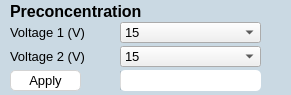
     <widget class="QFrame" name="frame">
      <property name="geometry">
       <rect>
        <x>5</x>
        <y>43</y>
        <width>291</width>
        <height>95</height>
       </rect>
      </property>
      <property name="autoFillBackground">
       <bool>false</bool>
      </property>
      <property name="styleSheet">
       <string notr="true">QFrame {
    background-color: #cad9e3;
    border-radius: 10px;
    border: none;
}</string>
      </property>
      <property name="frameShape">
       <enum>QFrame::Shape::Box</enum>
      </property>
      <property name="frameShadow">
       <enum>QFrame::Shadow::Raised</enum>
      </property>
      <widget class="QLabel" name="label_3">
       <property name="geometry">
        <rect>
         <x>10</x>
         <y>1</y>
         <width>141</width>
         <height>20</height>
        </rect>
       </property>
       <property name="font">
        <font>
         <pointsize>12</pointsize>
         <bold>true</bold>
        </font>
       </property>
       <property name="text">
        <string>Preconcentration</string>
       </property>
      </widget>
      <widget class="QComboBox" name="box_value_vol1">
       <property name="geometry">
        <rect>
         <x>120</x>
         <y>22</y>
         <width>141</width>
         <height>21</height>
        </rect>
       </property>
       <property name="font">
        <font>
         <pointsize>10</pointsize>
        </font>
       </property>
       <property name="styleSheet">
        <string notr="true">QComboBox {
    background-color: #f0f0f0;
}</string>
       </property>
       <item>
        <property name="text">
         <string>15</string>
        </property>
       </item>
       <item>
        <property name="text">
         <string>20</string>
        </property>
       </item>
       <item>
        <property name="text">
         <string>25</string>
        </property>
       </item>
       <item>
        <property name="text">
         <string>30</string>
        </property>
       </item>
       <item>
        <property name="text">
         <string>35</string>
        </property>
       </item>
       <item>
        <property name="text">
         <string>40</string>
        </property>
       </item>
       <item>
        <property name="text">
         <string>45</string>
        </property>
       </item>
       <item>
        <property name="text">
         <string>50</string>
        </property>
       </item>
       <item>
        <property name="text">
         <string>55</string>
        </property>
       </item>
       <item>
        <property name="text">
         <string>60</string>
        </property>
       </item>
       <item>
        <property name="text">
         <string>65</string>
        </property>
       </item>
       <item>
        <property name="text">
         <string>70</string>
        </property>
       </item>
       <item>
        <property name="text">
         <string>75</string>
        </property>
       </item>
       <item>
        <property name="text">
         <string>80</string>
        </property>
       </item>
       <item>
        <property name="text">
         <string>85</string>
        </property>
       </item>
      </widget>
      <widget class="QComboBox" name="box_value_vol2">
       <property name="geometry">
        <rect>
         <x>120</x>
         <y>46</y>
         <width>141</width>
         <height>21</height>
        </rect>
       </property>
       <property name="font">
        <font>
         <pointsize>10</pointsize>
        </font>
       </property>
       <property name="styleSheet">
        <string notr="true">QComboBox {
    background-color: #f0f0f0;
}</string>
       </property>
       <item>
        <property name="text">
         <string>15</string>
        </property>
       </item>
       <item>
        <property name="text">
         <string>20</string>
        </property>
       </item>
       <item>
        <property name="text">
         <string>25</string>
        </property>
       </item>
       <item>
        <property name="text">
         <string>30</string>
        </property>
       </item>
       <item>
        <property name="text">
         <string>35</string>
        </property>
       </item>
       <item>
        <property name="text">
         <string>40</string>
        </property>
       </item>
       <item>
        <property name="text">
         <string>45</string>
        </property>
       </item>
       <item>
        <property name="text">
         <string>50</string>
        </property>
       </item>
       <item>
        <property name="text">
         <string>55</string>
        </property>
       </item>
       <item>
        <property name="text">
         <string>60</string>
        </property>
       </item>
       <item>
        <property name="text">
         <string>65</string>
        </property>
       </item>
       <item>
        <property name="text">
         <string>70</string>
        </property>
       </item>
       <item>
        <property name="text">
         <string>75</string>
        </property>
       </item>
       <item>
        <property name="text">
         <string>80</string>
        </property>
       </item>
       <item>
        <property name="text">
         <string>85</string>
        </property>
       </item>
      </widget>
      <widget class="QLabel" name="label_4">
       <property name="geometry">
        <rect>
         <x>10</x>
         <y>22</y>
         <width>81</width>
         <height>20</height>
        </rect>
       </property>
       <property name="font">
        <font>
         <pointsize>10</pointsize>
        </font>
       </property>
       <property name="text">
        <string>Voltage 1 (V)</string>
       </property>
      </widget>
      <widget class="QLabel" name="label_5">
       <property name="geometry">
        <rect>
         <x>10</x>
         <y>46</y>
         <width>81</width>
         <height>20</height>
        </rect>
       </property>
       <property name="font">
        <font>
         <pointsize>10</pointsize>
        </font>
       </property>
       <property name="text">
        <string>Voltage 2 (V)</string>
       </property>
      </widget>
      <widget class="QPushButton" name="btn_send_control_vol">
       <property name="geometry">
        <rect>
         <x>10</x>
         <y>70</y>
         <width>71</width>
         <height>21</height>
        </rect>
       </property>
       <property name="font">
        <font>
         <pointsize>10</pointsize>
        </font>
       </property>
       <property name="styleSheet">
        <string notr="true">QPushButton {
    background-color: #ffffff;
    border: 1px solid lightgray;
    border-radius: 5px;
    padding: 1px;
}
QPushButton:hover {
    background-color: lightblue;
}

QPushButton:pressed {
    background-color: lightgray;
}</string>
       </property>
       <property name="text">
        <string>Apply</string>
       </property>
      </widget>
      <widget class="QProgressBar" name="progressBar_2">
       <property name="geometry">
        <rect>
         <x>120</x>
         <y>70</y>
         <width>141</width>
         <height>21</height>
        </rect>
       </property>
       <property name="acceptDrops">
        <bool>true</bool>
       </property>
       <property name="styleSheet">
        <string notr="true">QProgressBar {
    background-color: #ffffff;
    border-radius: 5px;
}</string>
       </property>
       <property name="value">
        <number>0</number>
       </property>
       <property name="format">
        <string/>
       </property>
      </widget>
      <zorder>btn_send_control_vol</zorder>
      <zorder>label_3</zorder>
      <zorder>box_value_vol1</zorder>
      <zorder>box_value_vol2</zorder>
      <zorder>label_4</zorder>
      <zorder>label_5</zorder>
      <zorder>progressBar_2</zorder>
     </widget>
